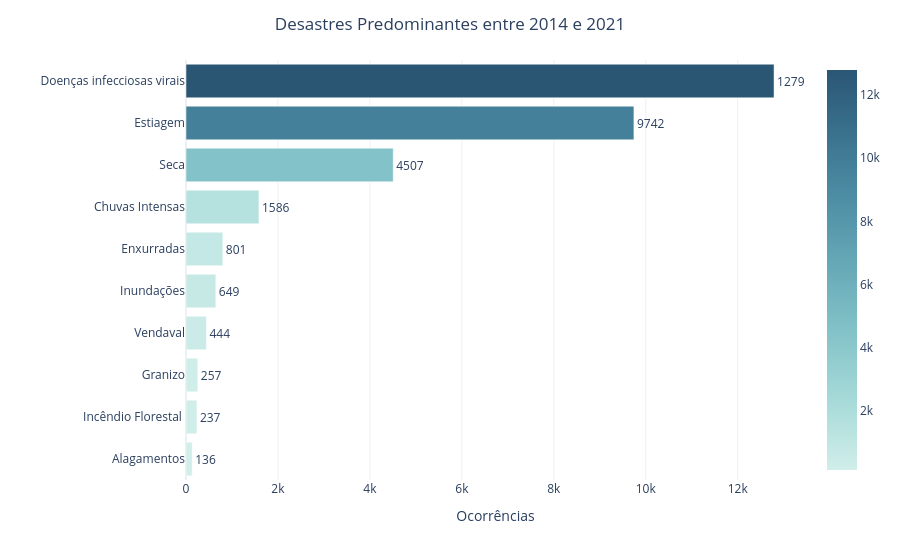

The code cell stored with this chart in its notebook:
### Markdown cell above
Criar gráfico

### Code cell
fig = px.bar(
    q1_df.sort_values("occurrences"),
    x="occurrences",
    y="disaster",
    orientation="h",
    text="occurrences",
    color="occurrences",
    color_continuous_scale="Teal"
)

fig.update_traces(textposition="outside")

fig.update_layout(
    title="Desastres Predominantes entre 2014 e 2021",
    title_x=0.5,
    template="plotly_white",
    xaxis_title="Ocorrências",
    yaxis_title="",
    showlegend=False,
    coloraxis_colorbar=dict(title="")
)

fig.show()

### Figure 1 — Plotly figure (JSON) as saved in the notebook; plotly's stock layout.template omitted (floating-point values rounded to 4 significant figures)
{"data": [{"hovertemplate": "occurrences=%{marker.color}<br>disaster=%{y}<extra></extra>", "legendgroup": "", "marker": {"color": [136, 237, 257, 444, 649, 801, 1586, 4507, 9742, 12790], "coloraxis": "coloraxis", "pattern": {"shape": ""}}, "name": "", "orientation": "h", "showlegend": false, "text": [136.0, 237.0, 257.0, 444.0, 649.0, 801.0, 1586.0, 4507.0, 9742.0, 12790.0], "textposition": "outside", "type": "bar", "x": [136, 237, 257, 444, 649, 801, 1586, 4507, 9742, 12790], "xaxis": "x", "y": [" Alagamentos", " Incêndio Florestal ", " Granizo", " Vendaval", " Inundações", " Enxurradas", " Chuvas Intensas", " Seca", " Estiagem", " Doenças infecciosas virais"], "yaxis": "y"}], "layout": {"barmode": "relative", "coloraxis": {"colorbar": {"title": {"text": ""}}, "colorscale": [[0, "rgb(209, 238, 234)"], [0.1667, "rgb(168, 219, 217)"], [0.3333, "rgb(133, 196, 201)"], [0.5, "rgb(104, 171, 184)"], [0.6667, "rgb(79, 144, 166)"], [0.8333, "rgb(59, 115, 143)"], [1, "rgb(42, 86, 116)"]]}, "legend": {"tracegroupgap": 0}, "margin": {"t": 60}, "showlegend": false, "title": {"text": "Desastres Predominantes entre 2014 e 2021", "x": 0.5}, "xaxis": {"anchor": "y", "domain": [0, 1], "title": {"text": "Ocorrências"}}, "yaxis": {"anchor": "x", "domain": [0, 1], "title": {"text": ""}}}}
